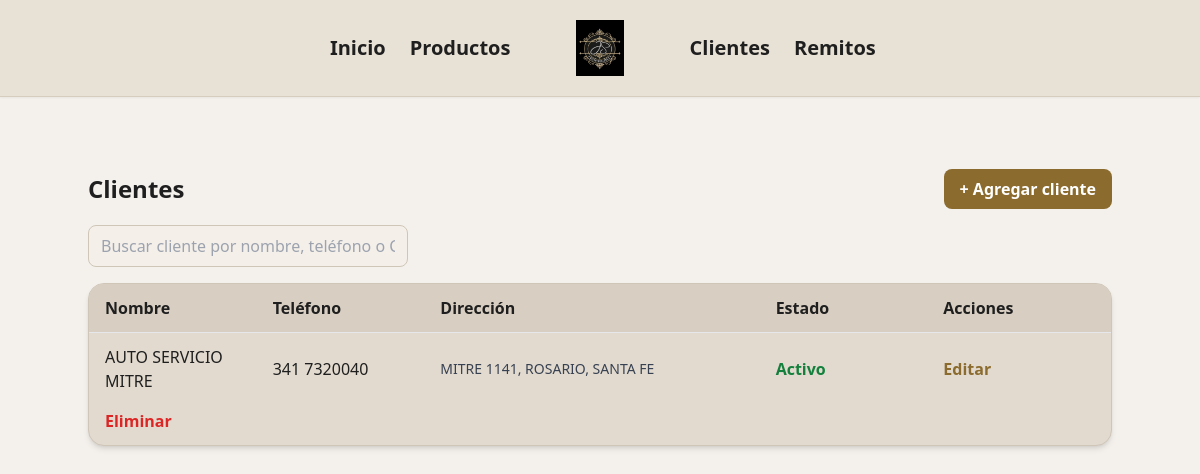
Page /clientes/ on the earlier database version.
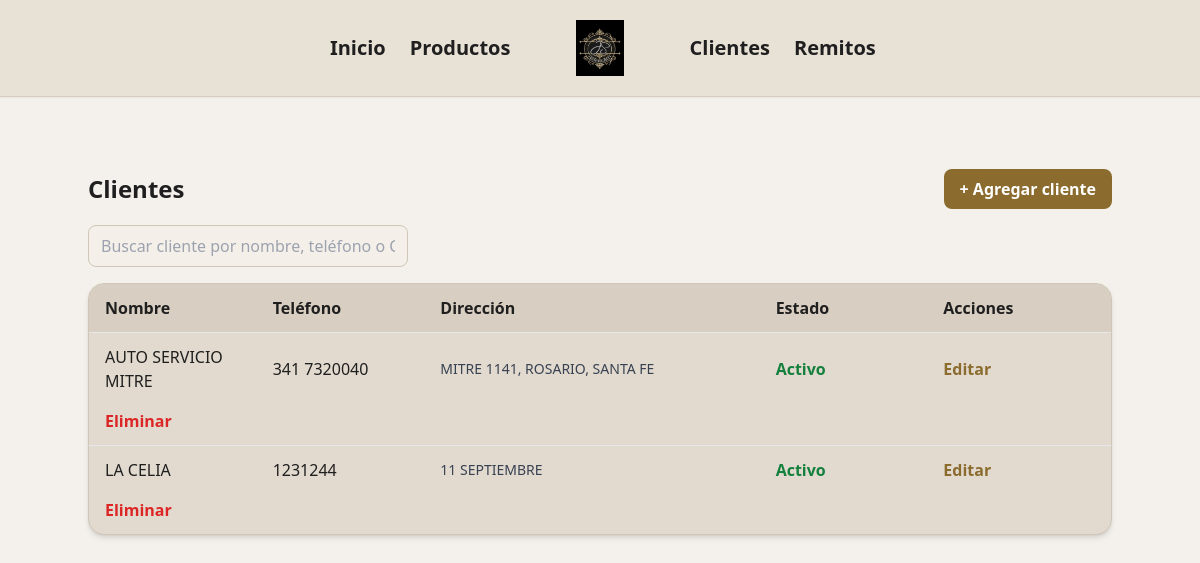
Same page on the later database version.
### jsdistribucionesapp/clientes/models.py (models this page shows)
class Cliente(db.Model):
    __tablename__ = 'clientes'
    cid = db.Column(db.Integer, primary_key=True)
    nombre = db.Column(db.String, nullable=False)
    direccion = db.Column(db.String)
    telefono = db.Column(db.String, nullable=False)
    email = db.Column(db.String)
    cuit = db.Column(db.String)
    activo = db.Column(db.Boolean, default=True)

### jsdistribucionesapp/clientes/routes.py (the view)
@clientes.route('/')
def index():
    clientes = Cliente.query.order_by(Cliente.nombre.asc()).all()
    return render_template('clientes/index.html', clientes=clientes)

### jsdistribucionesapp/clientes/templates/clientes/index.html (shortened to what this page needs)
{% extends "base.html" %}
{% block content %}
<div class="max-w-5xl mx-auto mt-6">
  <div class="flex justify-between items-center mb-4">
    <h1 class="text-2xl font-bold text-[#1F1F1F]">
      Clientes
    </h1>
    <a href="{{ url_for('clientes.agregar') }}"
       class="bg-[#8B6B2E] text-white px-4 py-2 rounded-lg
              font-semibold hover:bg-[#755824] transition">
      + Agregar cliente
    </a>
  </div>
  <div class="mb-4">
    <input
      type="text"
      id="buscador"
      placeholder="Buscar cliente por nombre, teléfono o CUIT..."
      class="w-80 px-3 py-2 rounded-lg border border-[#CFC6B8]
             bg-[#F4EFE9] text-[#1F1F1F]
             focus:outline-none focus:ring-2 focus:ring-[#8B6B2E]"
    >
  </div>
  <div class="bg-[#E2DACF] border border-[#CFC6B8]
              rounded-2xl shadow-md overflow-hidden">
    <div class="grid grid-cols-6 gap-4 px-4 py-3
                font-semibold bg-[#D8CFC2]
                border-b sticky top-0 z-10">
      <span>Nombre</span>
      <span>Teléfono</span>
      <span class="col-span-2">Dirección</span>
      <span>Estado</span>
      <span>Acciones</span>
    </div>
    <div class="max-h-[450px] overflow-y-auto divide-y">
      {% for cliente in clientes %}
      <div class="grid grid-cols-6 gap-4 items-center
                  px-4 py-3 hover:bg-[#EFE9E1] cliente-row">
        <span class="font-medium cliente-nombre">
          {{ cliente.nombre }}
        </span>
        <span>
          {{ cliente.telefono }}
        </span>
        <span class="col-span-2 text-sm text-gray-700">
          {{ cliente.direccion or "-" }}
        </span>
        {% if cliente.activo == True %}
          <span class="text-green-700 font-semibold">
            Activo
          </span>
        {% else %}
          <span class="text-red-700 font-semibold">
            Inactivo
          </span>
        {% endif %}
        <a href="{{ url_for('clientes.editar', id=cliente.cid) }}"
           class="text-[#8B6B2E] font-semibold hover:underline">
          Editar
        </a>
        <form action="{{ url_for('clientes.eliminar', id=cliente.cid) }}"
              method="post">
          <button class="text-red-600 font-semibold hover:underline">
            Eliminar
          </button>
        </form>
      </div>
      {% endfor %}
    </div>
  </div>
</div>
{% endblock %}

Differences in the rows shown:
added Cliente: nombre "LA CELIA", telefono "1231244", direccion "11 SEPTIEMBRE", activo "Activo"
